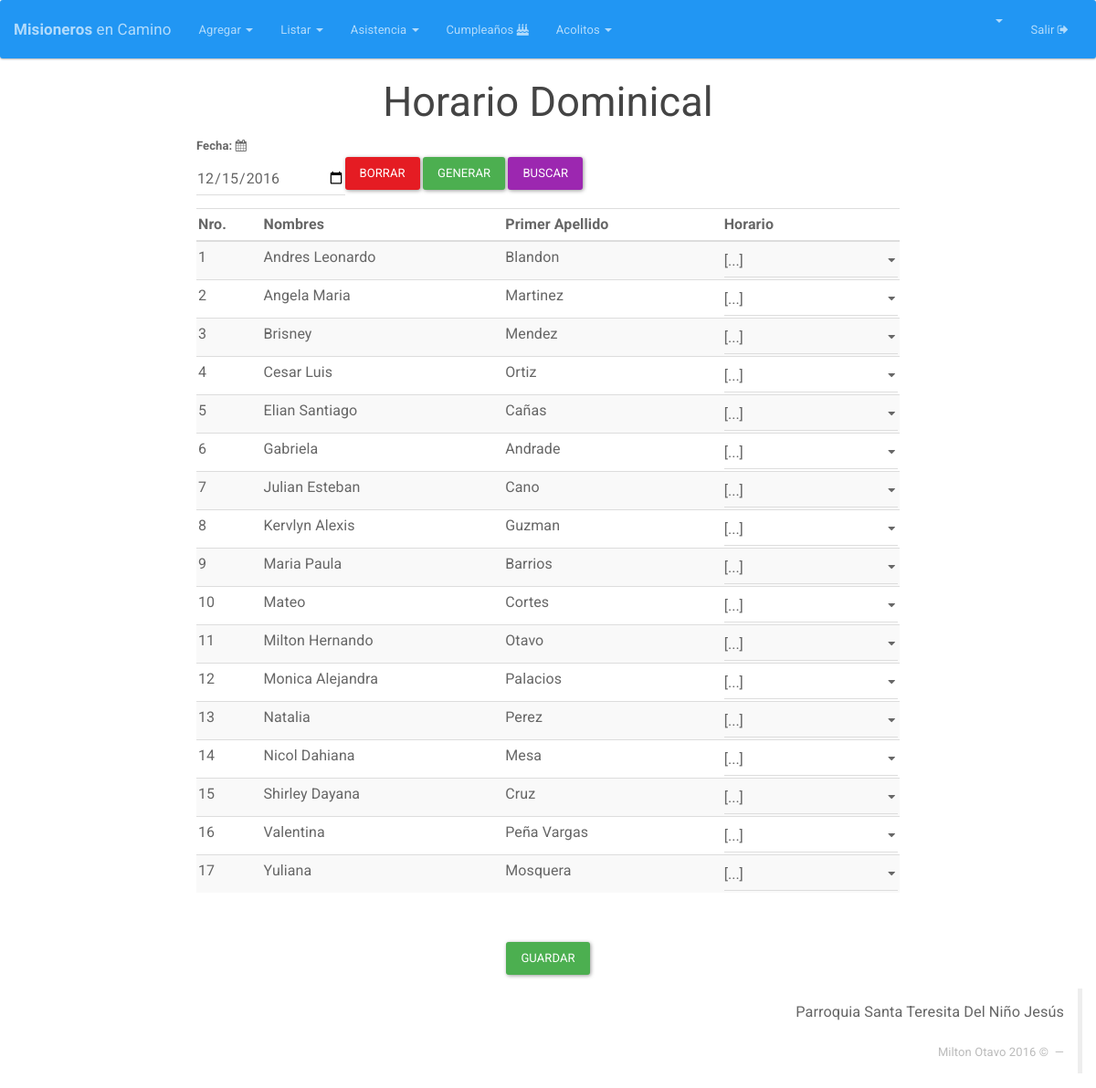
The app's page /acolitos/dominical (signed in), older data.
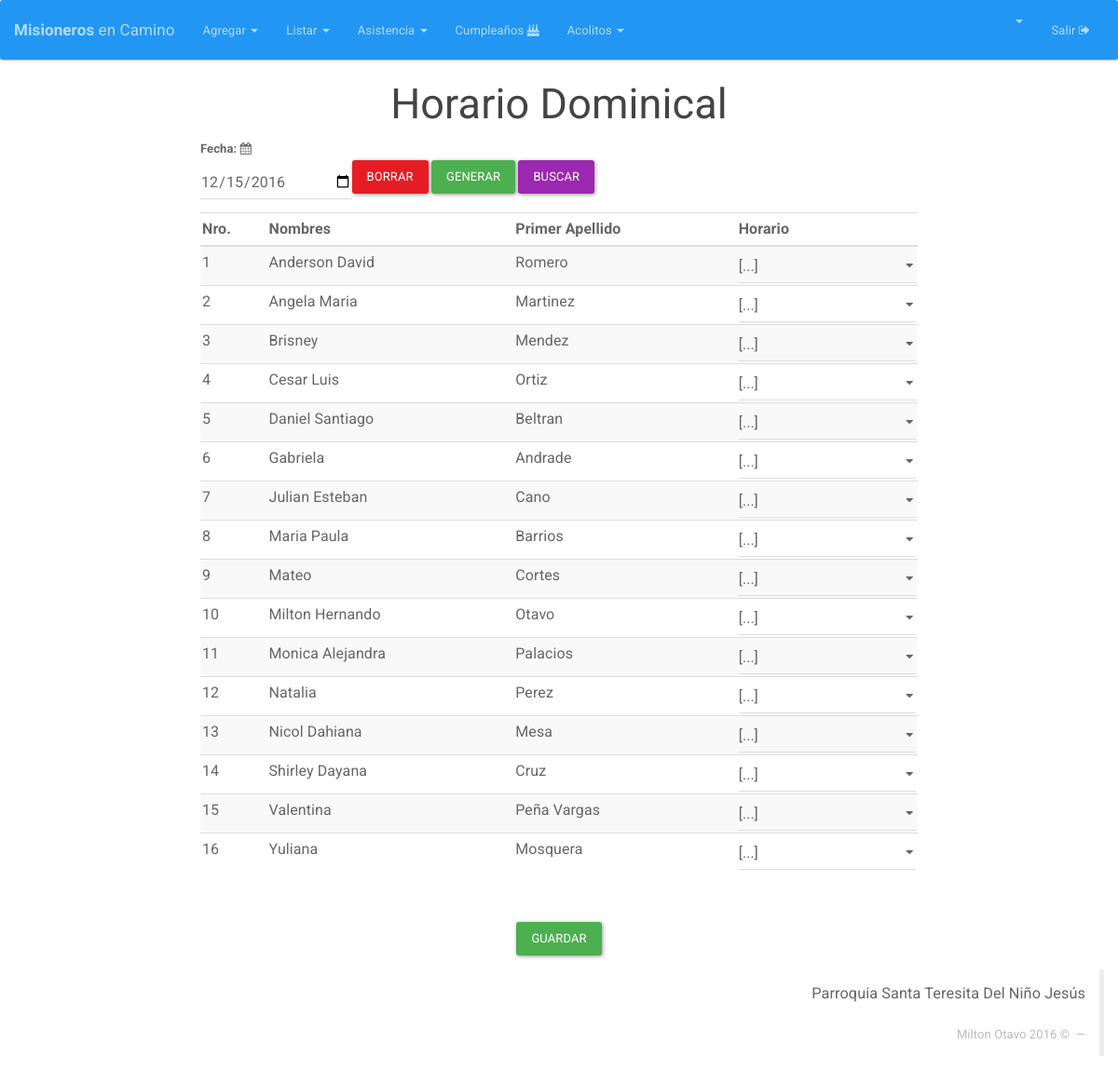
The same page, newer data.
### tables this page shows
CREATE TABLE IF NOT EXISTS `integrante` (
  `DOCUMENTO` int(12) NOT NULL AUTO_INCREMENT,
  `NOMBRES` varchar(25) NOT NULL,
  `PRIMER_APELLIDO` varchar(15) NOT NULL,
  `SEGUNDO_APELLIDO` varchar(15) DEFAULT NULL,
  `GENERO` varchar(2) DEFAULT NULL,
  `FECHA_NACIMIENTO` date NOT NULL,
  `DIRECCION` varchar(50) DEFAULT NULL,
  `CELULAR` varchar(200) DEFAULT NULL,
  `CORREO` varchar(50) DEFAULT NULL,
  `ACOLITO` tinyint(1) DEFAULT NULL,
  `COORDINADOR` tinyint(1) DEFAULT NULL,
  `IMAGEN` longtext,
  `FECHA_INGRESO` date DEFAULT NULL,
  `FECHA_REGISTRO` timestamp NOT NULL DEFAULT CURRENT_TIMESTAMP ON UPDATE CURRENT_TIMESTAMP,
  `ESTADO` varchar(20) NOT NULL DEFAULT 'ASISTENTE',
  PRIMARY KEY (`DOCUMENTO`)
);

### index.php (called while the page is built, shortened)
<?php
if (isset($_SESSION['app_id'])) {
	require_once "Core/Models/Conexion.php";
}
Core\Config\Enrutador::run(new Core\Config\Request());
?>

### Core/Models/Conexion.php (called while the page is built, shortened)
<?php namespace Core\Models;
class Conexion{
	private $datos= array (
		"host"=>DB_HOST,
		"user"=>DB_USER,
		"pass"=>DB_PASS,
		"db"=>DB_NAME
		);
	private $db;
	public function __construct()
	{
		$this->db = new \mysqli(
			$this->datos['host'],
			$this->datos['user'],
			$this->datos['pass'],
			$this->datos['db']
			);
		$this->db-> set_charset("utf8");
	}
	public function consultaRetorno($sql){
		$datos = $this->db->query($sql);
		return $datos;
	}
}
?>

### Core/Config/Request.php (called while the page is built, shortened)
<?php namespace Core\Config;
class Request{
	private $metodo;
	private $argumento;
	public function __construct(){
		if(isset($_GET['url'])){
			$ruta = filter_input(INPUT_GET, 'url', FILTER_SANITIZE_URL);
			$ruta = explode("/", $ruta);
			$ruta = array_filter($ruta);
			if($ruta[0] == "index.php"){
				$this->controlador = "Login";
			}else{
				$this->controlador = strtolower(array_shift($ruta));
			}
			$this->metodo = strtolower(array_shift($ruta));
			$this->argumento = $ruta;
		}else{
			$this->controlador = "Login";
			$this->metodo = "index";
		}
	}
	public function getMetodo(){
		return $this->metodo;
	}
	public function getArgumento(){
		return $this->argumento;
	}
}
?>

### Core/Controllers/AcolitosController.php (called while the page is built, shortened)
<?php namespace Core\Controllers;
class AcolitosController{
	private $Acolitos;
	public function __construct(){
		$this->Acolitos = new Acolitos();
		$this->Integrante = new Integrante();
	}
	public function dominical(){
		if (!empty($_SESSION['app_id'])) {
			if ($_POST) {
				$datos=$this->Integrante->acolitos();
				while($row = mysqli_fetch_array($datos)){
					$id=$row['DOCUMENTO'];
					$this->Acolitos->__set("fecha", $_POST['fecha']);
					$this->Acolitos->__set("horario",  $_POST['misa_'.$id]);
					$this->Acolitos->__set("integrante", $id);
					$this->Acolitos->__set("dia", "Domingo");
					$this->Acolitos->add();
				}
				header("Location:" . URL . "Acolitos");
			}else {
				$datos=$this->Integrante->acolitos();
				return $datos;
			}
		}else {
			header("Location:" . URL . "Integrantes");
		}
	}
}
?>

### Core/Models/Integrante.php (called while the page is built, shortened)
<?php namespace Core\Models;
class Integrante {
	private $db;
	public function __construct(){
		$this->db = new Conexion();
	}
	public function acolitos(){
		$sql="SELECT * FROM integrante WHERE ACOLITO='1' ORDER BY NOMBRES ASC, PRIMER_APELLIDO ASC ";
		$datos=$this->db->consultaRetorno($sql);
		return $datos;
	}
}
?>

### HTML/Acolitos/dominical.php (the view, shortened to what the changed rows need)
<html>
  <head>
    <?php include(HTML_DIR.'/overall/header.php') ?>
  </head>
  <body>
    <div id="container">
      <h2 align="center">Horario Dominical</h2>
      <div class="">
        <div class="col-md-8">
          <form class="form-horizontal" enctype="multipart/form-data" method="POST" id="formAsistencia" name="formAsistencia">
            <table class="table table-striped table-hover" id="integrantesTabla" >
              <thead>
                <tr>
                 <div class="form-group col-md-3"  >
                   <label for="fecha">Fecha: <i class="fa fa-calendar" aria-hidden="true"></i></label>
                   <input type="date" name="fecha" id="fecha" class="form-control" value="<?php echo date('Y-m-d'); ?>" >
                 </div>
                 <div class="form-group col-md-5" >
                   <br>
                   <button id="borrar" type="button" class="btn btn-danger">Borrar</button>
                   <button id="generar" type="button" class="btn btn-success">Generar</button>
                   <button id="buscar" type="button" class="btn btn-info">Buscar</button>
                 </div>
                 <div class="form-group col-md-4" >
                 </div>
               </tr>
               <tr><br>
                <div id="alert"  class="col-md-4"></div>
              </tr>
              <tr>
                <th class="hidden-xs">Nro.</th>
                <th class="hidden-xs">Nombres</th>
                <th class="hidden-xs">Primer Apellido</th>
                <th>Horario</th>
              </tr>
            </thead>
            <tbody>
              <?php
              $i=1;
              while($row = mysqli_fetch_array($datos)){ ?>
                <tr id="<?php echo $row['DOCUMENTO'] ?>">
                  <td class="hidden-xs"><?php  echo $i; ?></td>
                  <td class="hidden-xs"><?php  echo $row['NOMBRES']; ?></td>
                  <td class="hidden-xs"><?php  echo $row['PRIMER_APELLIDO']; ?></td>
                  <td>
                    <select  id="misa_<?php echo $row['DOCUMENTO'] ?>" name="misa_<?php echo $row['DOCUMENTO'] ?>" class="form-control" required>
                      <option>[...]</option>
                    </select>
                  </td>
                </tr>
                <?php
                $i++;
              }
              ?>
            </tbody>
          </table>
        </form>
      </div>
    </div>
  </div>
</body>
</html>

Row changes from the older to the newer data that the page shows:
no longer on this page (row edited): integrante: NOMBRES "Andres Leonardo", PRIMER_APELLIDO "Blandon", DOCUMENTO "[...]"
no longer on this page (row edited): integrante: NOMBRES "Elian Santiago", PRIMER_APELLIDO "Cañas", DOCUMENTO "[...]"
no longer on this page (row edited): integrante: NOMBRES "Kervlyn Alexis", PRIMER_APELLIDO "Guzman", DOCUMENTO "[...]"
now on this page (row edited): integrante: NOMBRES "Anderson David", PRIMER_APELLIDO "Romero", DOCUMENTO "[...]"
now on this page (row edited): integrante: NOMBRES "Daniel Santiago", PRIMER_APELLIDO "Beltran", DOCUMENTO "[...]"
